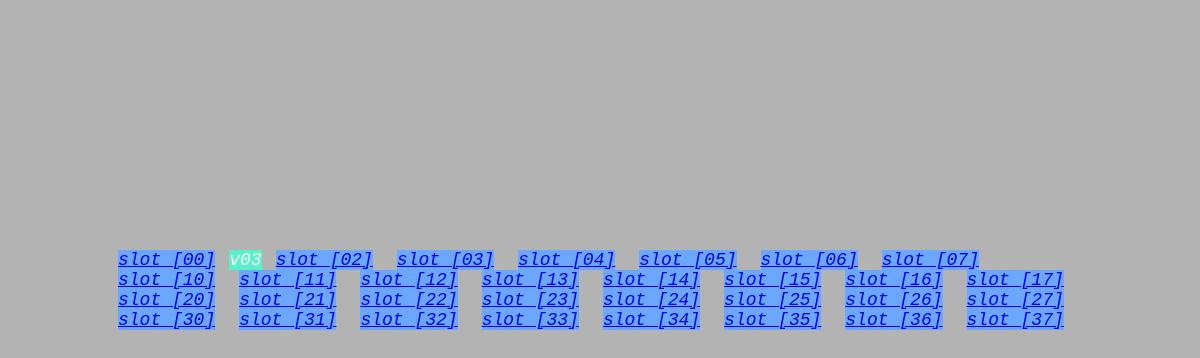
The page /slotStatus/ on the database as committed earlier.
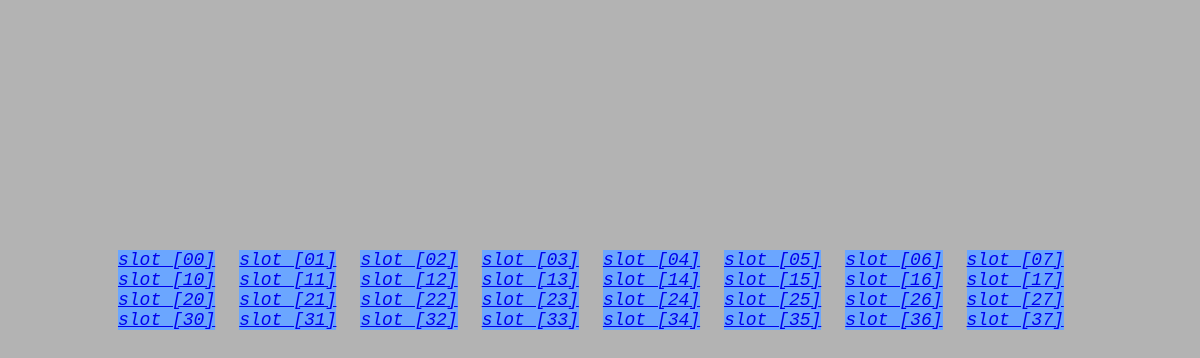
The same page on the database as committed later.
### personal/models.py (models this page shows)
class parking_slot(models.Model) :
    booked_time = models.TimeField(null=True)
    end_time = models.TimeField(null=True)
    slot_id = models.CharField(max_length=10, primary_key=True)
    is_occupied = models.BooleanField(default=False)
    available_increment = models.PositiveSmallIntegerField(default=60)
    vehicle_id = models.CharField(max_length=20, null=True, blank=True)
    def __str__(self):
        return "slot " + "[" + self.slot_id + "]"

### personal/views.py (the view)
# urls.py: path('slotStatus/', slot_status_view, name="slotStatus"),
def slot_status_view(request) :
    context = {}
    context['slots'] = parking_slot.objects.all()
    context['col'] = SLOT_COLUMN
    context['row'] = SLOT_ROW
    return render(request, 'personal/slot_status.html', context)

### personal/views.py (called while the page is built)
@register.filter
def my_get(i, j) :
    slots = parking_slot.objects.all()
    ind1 = i - 1
    ind2 = j - 1
    slot_ind = ind1*8 + ind2
    return slots[slot_ind]

### personal/templates/personal/slot_status.html (shortened to what this page needs)
{% load static %}
{% block content %}
    <head>
    </head>
        <body class="bg">
            <div style="margin-top: 250px">
                <div style="margin-left: 100px">
                    {% with ''|center:col as col_range %}
                    {% for i in col_range %}
                        {% with 1|my_get:forloop.counter as the_slot %}
                        {% if the_slot.is_occupied %}
                            <em class="occ">{{the_slot.vehicle_id}}</em>
                        {% else %}
                            {% if not request.user.is_staff %}
                                <a href="{% url 'slotBooking' the_slot.slot_id %}"><em class="unocc">{{the_slot}}</em></a>
                            {% else %}
                                <em class="unocc">{{the_slot}}</em>
                            {% endif %}
                        {% endif %}
                        {% endwith %}
                    {% endfor %}
                    {% endwith %}
                </div>
                <div style="margin-left: 100px">
                    {% with ''|center:col as col_range %}
                    {% for i in col_range %}
                        {% with 2|my_get:forloop.counter as the_slot %}
                        {% if the_slot.is_occupied %}
                            <em class="occ">{{the_slot.vehicle_id}}</em>
                        {% else %}
                            {% if not request.user.is_staff %}
                                <a href="{% url 'slotBooking' the_slot.slot_id %}"><em class="unocc">{{the_slot}}</em></a>
                            {% else %}
                                <em class="unocc">{{the_slot}}</em>
                            {% endif %}
                        {% endif %}
                        {% endwith %}
                    {% endfor %}
                    {% endwith %}
                </div>
                <div style="margin-left: 100px">
                    {% with ''|center:col as col_range %}
                    {% for i in col_range %}
                        {% with 3|my_get:forloop.counter as the_slot %}
                        {% if the_slot.is_occupied %}
                            <em class="occ">{{the_slot.vehicle_id}}</em>
                        {% else %}
                            {% if not request.user.is_staff %}
                                <a href="{% url 'slotBooking' the_slot.slot_id %}"><em class="unocc">{{the_slot}}</em></a>
                            {% else %}
                                <em class="unocc">{{the_slot}}</em>
                            {% endif %}
                        {% endif %}
                        {% endwith %}
                    {% endfor %}
                    {% endwith %}
                </div>
                <div style="margin-left: 100px">
                    {% with ''|center:col as col_range %}
                    {% for i in col_range %}
                        {% with 4|my_get:forloop.counter as the_slot %}
                        {% if the_slot.is_occupied %}
                            <em class="occ">{{the_slot.vehicle_id}}</em>
                        {% else %}
                            {% if not request.user.is_staff %}
                                <a href="{% url 'slotBooking' the_slot.slot_id %}"><em class="unocc">{{the_slot}}</em></a>
                            {% else %}
                                <em class="unocc">{{the_slot}}</em>
                            {% endif %}
                        {% endif %}
                        {% endwith %}
                    {% endfor %}
                    {% endwith %}
                </div>
            </div>
        </body>
{% endblock %}

### personal/templates/personal/slot_status.html (style rules this page uses)
.bg { background-color: rgb(179, 179, 179); }
.unocc { font-size: 18px; font-family: monospace; margin: 10px; background:rgb(107, 166, 255); text-align:justify; text-align: center; margin-bottom: 10px; }

Rows that differ between the two databases and show on the page:
changed parking_slot: is_occupied True → False (drawn)
Other text that changed with them:
new list line: "slot [01]"
list line gone: "v03"
